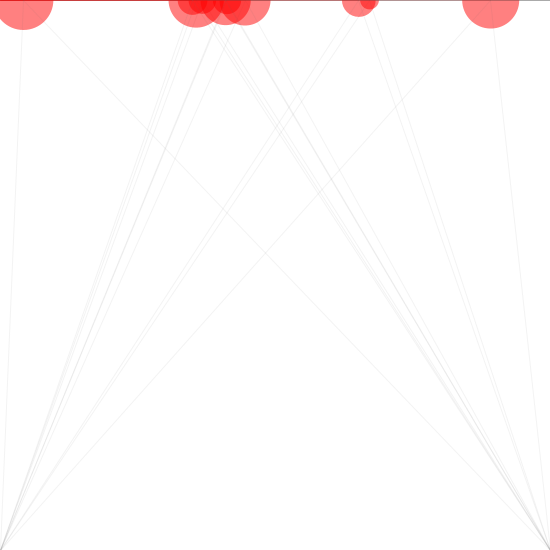
Frame 1 (no input)
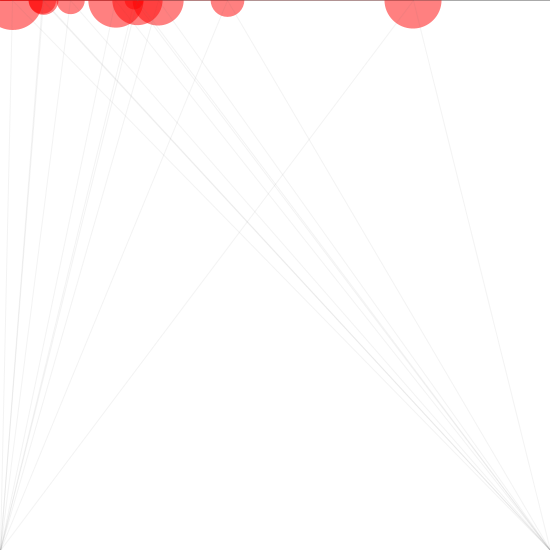
Frame 60 (the mouse pressed at the canvas centre just before this capture)
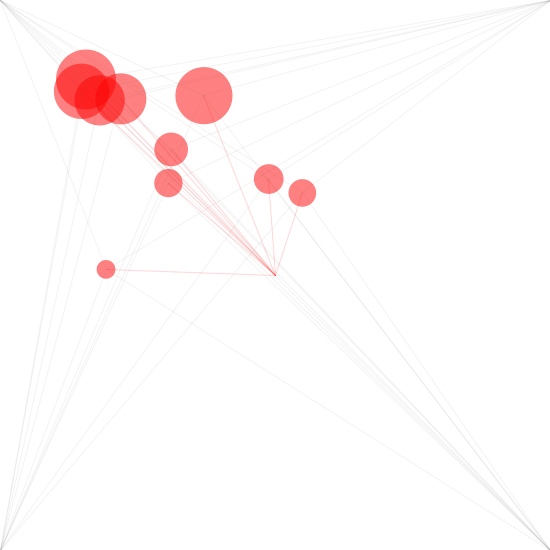
Frame 120 (the mouse held since frame 60 and released just before this capture)

The Processing sketch that drew these frames (run headless with seeded random() and noise(); from frame 60 on, the mouse is pressed at the canvas centre):

// Processing sketch: processing_187417
// ── processing_187417.pde

Mover[] movers = new Mover[10];

void setup() {
  size(550, 550);
  randomSeed(10);
  smooth();
  for (int i = 0; i < movers.length; i++) {
    movers[i] = new Mover(random(1, 4), random(width), 0);
  }

}

void draw() {
  background(255);

    PVector elastic = new PVector(0, 0);
    PVector elastic2 = new PVector(0, 0);

    for (int i = 0; i < movers.length; i++) {

      


    // When mouse is on the right side of the object, force object to the right direction.
    if (mouseX > movers[i].location.x){ 
    elastic = new PVector(0.2, 0); 
    
    // When mouse is on the left side of the object, force object to the left direction.
    }else if(mouseX < movers[i].location.x){
    elastic = new PVector(-0.2, 0);
    }
    
    // When mouse is under the object, force object to the downward direction.
    if (mouseY > movers[i].location.y){ 
    elastic2 = new PVector(0, 0.2); 
    
    // When mouse is above the object, force object to the upward direction.
    }else if(mouseY < movers[i].location.y){
    elastic2 = new PVector(0, -0.2);
    }
    
    
   
    PVector gravity = new PVector(0, 0.1*movers[i].mass);

    float c = 0.05;
    PVector friction = movers[i].velocity.get();
    friction.mult(-1); 
    friction.normalize();
    friction.mult(c);

    movers[i].applyForce(friction);
    movers[i].applyForce(elastic);
    movers[i].applyForce(elastic2);

    
    movers[i].update();
    movers[i].display();
    movers[i].checkEdges();
    
 

  }

  
}







class Mover {

  PVector location;
  PVector velocity;
  PVector acceleration;
  float mass;
  Mover(float m, float x , float y ) {
    mass = m;
    location = new PVector(x,y);
    velocity = new PVector(0,0);
    acceleration = new PVector(0,0);
  }
  
  void applyForce(PVector force) {
    PVector f = PVector.div(force,mass);
    acceleration.add(f);
  }
  
  void update() {
    velocity.add(acceleration);
    location.add(velocity);
    acceleration.mult(0);
  }

  void display() {

    noStroke();
    fill(255,0,0,127);
    
    ellipse(location.x,location.y,mass*16,mass*16);
    
    strokeWeight(1);
    stroke(255,0,0,40);
    
    // Draw line from mouse's position to ellipse's position
    line(location.x,location.y,mouseX,mouseY);  

    stroke(100,100,100,20);
    
    // Draw line from the corners to ellipse's position    
    line(location.x,location.y,0,0);
    line(location.x,location.y,width,0);
    line(location.x,location.y,width,height);
    line(location.x,location.y,0,height);

  }

  void checkEdges() {

    if (location.x > width) {
      location.x = width;
      velocity.x *= -1;
    } else if (location.x < 0) {
      location.x = 0;
      velocity.x *= -1;
    }

    if (location.y > height) {
      velocity.y *= -1;
      location.y = height;
    }
        if (location.y < 0) {
      velocity.y *= -1;
      location.y = 0;
    }


  }

}
